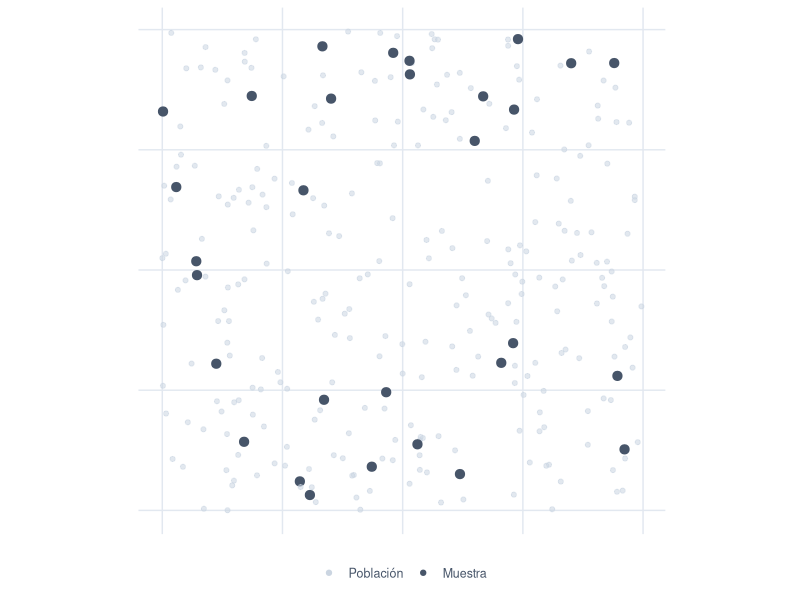
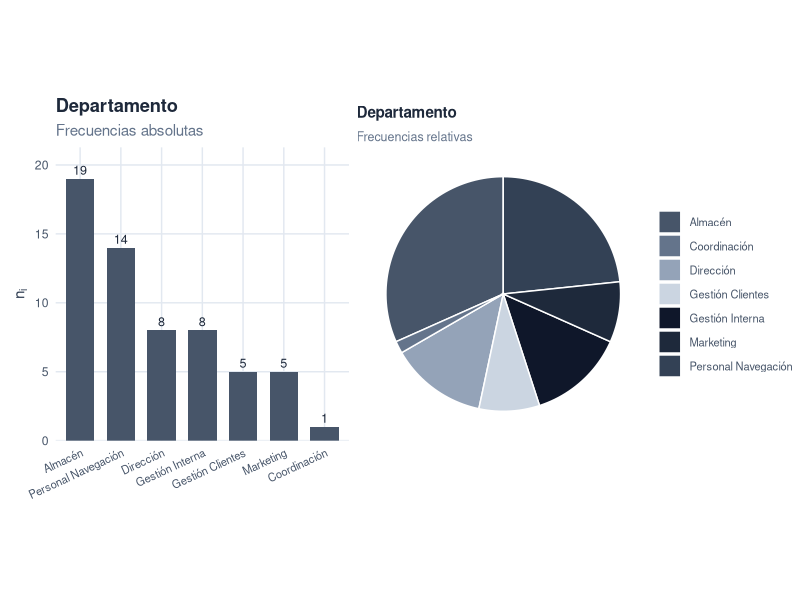
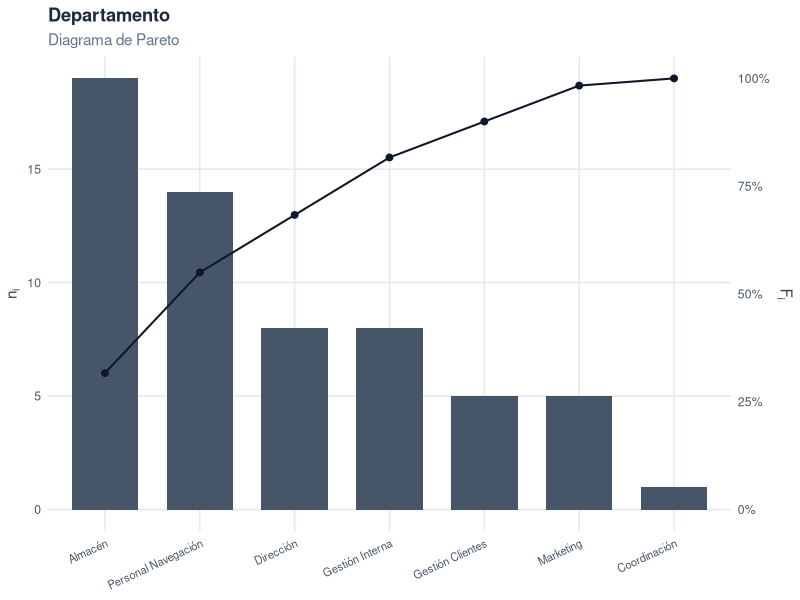
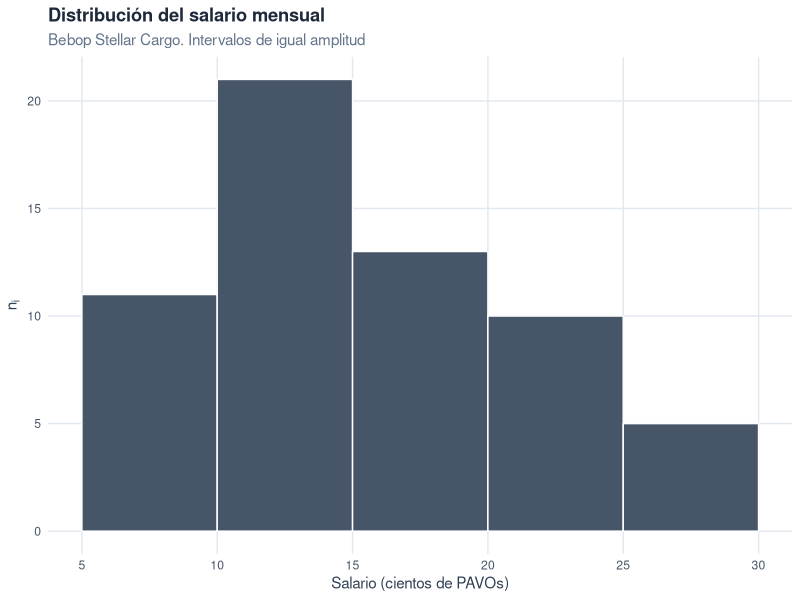
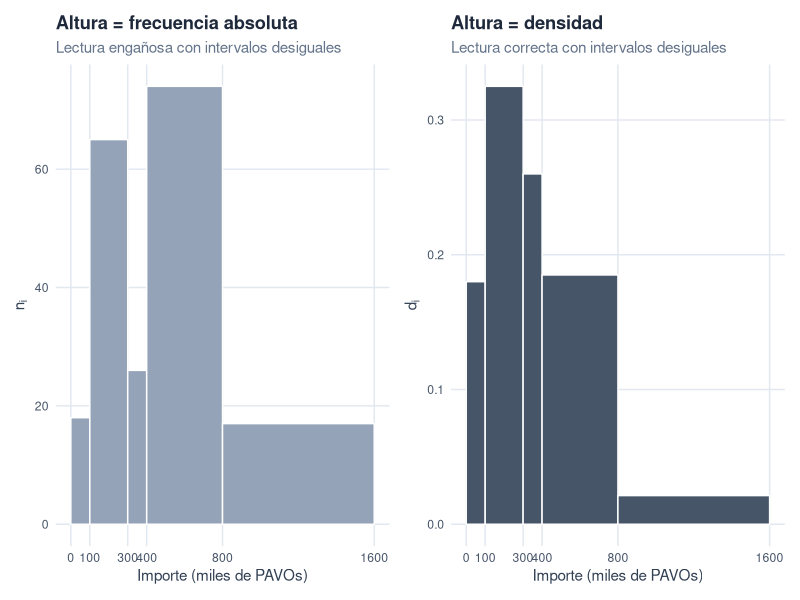

Generate these figures, in order, with R:
## ---- chunk 1
knitr::opts_chunk$set(
  echo       = FALSE,
  message    = FALSE,
  warning    = FALSE,
  fig.align  = "center",
  fig.width  = 6.5,
  fig.height = 4,
  dpi        = 200,
  out.width  = "100%"
)

library(dplyr)
library(tibble)
library(ggplot2)
library(forcats)
library(knitr)
library(kableExtra)
library(scales)
library(patchwork)

# Paleta sobria, coordinada con el color primario del libro (#475569).
pal_libro  <- c("#475569", "#64748b", "#94a3b8", "#cbd5e1",
                "#0f172a", "#1e293b", "#334155")
pal_acento <- "#475569"

# Tema ggplot consistente para todo el capítulo.
theme_libro <- function() {
  theme_minimal(base_size = 11) +
    theme(
      plot.title       = element_text(face = "bold", color = "#1e293b"),
      plot.subtitle    = element_text(color = "#64748b"),
      plot.caption     = element_text(color = "#94a3b8", size = 8),
      axis.title       = element_text(color = "#334155"),
      axis.text        = element_text(color = "#475569"),
      panel.grid.minor = element_blank(),
      panel.grid.major = element_line(color = "#e2e8f0"),
      legend.position  = "bottom",
      legend.title     = element_text(color = "#334155", size = 9),
      legend.text      = element_text(color = "#475569", size = 9)
    )
}
## ---- chunk 2
set.seed(42)
pob <- tibble(
  x = runif(300),
  y = runif(300)
) |>
  mutate(en_muestra = row_number() %in% sample(300, 30))

ggplot(pob, aes(x, y)) +
  geom_point(aes(color = en_muestra, size = en_muestra, alpha = en_muestra)) +
  scale_color_manual(values = c(`FALSE` = "#cbd5e1", `TRUE` = "#475569"),
                     labels = c("Población", "Muestra"),
                     name   = NULL) +
  scale_size_manual(values  = c(`FALSE` = 1.4, `TRUE` = 2.8), guide = "none") +
  scale_alpha_manual(values = c(`FALSE` = 0.55, `TRUE` = 1),  guide = "none") +
  coord_fixed() +
  labs(x = NULL, y = NULL) +
  theme_libro() +
  theme(axis.text = element_blank(), panel.grid = element_blank())
## ---- chunk 3
set.seed(1789)
n_emp <- 60

# Pool de nombres siguiendo la convención R-Stars:
# primer nombre del cine de ciencia ficción + apellido = género de ave (latín).
nombres_sf <- c("Spike", "Faye", "Jet", "Ed", "Vicious",
                "Luke", "Leia", "Han", "Rey", "Finn", "Poe", "Padmé",
                "Spock", "Data", "Picard", "Janeway", "Geordi",
                "Ripley", "Bishop", "Hicks", "Newt",
                "Deckard", "Roy", "Rachael",
                "Neo", "Trinity", "Morpheus",
                "Mal", "Zoe", "River", "Jayne",
                "Holden", "Naomi", "Amos", "Bobbie",
                "Starbuck", "Apollo", "Adama", "Kara",
                "Sarah", "Kyle", "John")

apellidos_aves <- c("Pyrrhula", "Tachyeres", "Bucephala", "Calidris",
                    "Diomedea", "Bubo", "Falco", "Phoenicopterus", "Larus",
                    "Hirundo", "Accipiter", "Psittacus", "Columba", "Corvus",
                    "Anas", "Cygnus", "Gallus", "Pavo", "Ardea", "Grus",
                    "Aquila", "Tinamus", "Tachybaptus", "Athene", "Strix",
                    "Spheniscus", "Apteryx", "Dromaius", "Ramphastos",
                    "Pelecanus", "Vultur", "Struthio", "Turdus", "Merula",
                    "Rhea", "Ara")

empresa <- tibble(
  id_empleado = sprintf("E%03d", seq_len(n_emp)),
  nombre = paste(sample(nombres_sf,      n_emp, replace = TRUE),
                 sample(apellidos_aves,  n_emp, replace = TRUE)),
  nivel_estudios = sample(
    c("Básicos", "Medios", "Universitarios"),
    n_emp, replace = TRUE, prob = c(0.20, 0.42, 0.38)
  ) |>
    factor(levels = c("Básicos", "Medios", "Universitarios"), ordered = TRUE),
  departamento = sample(
    c("Almacén", "Gestión Interna", "Gestión Clientes", "Personal Navegación",
      "Marketing", "Coordinación", "Dirección"),
    n_emp, replace = TRUE,
    prob = c(0.22, 0.16, 0.18, 0.20, 0.08, 0.06, 0.10)
  )
)

# Asignamos un salario coherente con el nivel de estudios.
empresa <- empresa |>
  mutate(
    salario = case_when(
      nivel_estudios == "Básicos"        ~ sample(c(8, 9, 10, 12),
                                                  n(), TRUE,
                                                  prob = c(0.25, 0.30, 0.30, 0.15)),
      nivel_estudios == "Medios"         ~ sample(c(10, 12, 15, 18),
                                                  n(), TRUE,
                                                  prob = c(0.20, 0.30, 0.35, 0.15)),
      nivel_estudios == "Universitarios" ~ sample(c(18, 20, 22, 25, 30),
                                                  n(), TRUE,
                                                  prob = c(0.20, 0.30, 0.25, 0.15, 0.10))
    )
  )
## ---- chunk 4
empresa |>
  head(6) |>
  select(`Cód.` = id_empleado, Nombre = nombre,
         `Salario` = salario, `N. Estudios` = nivel_estudios,
         Departamento = departamento) |>
  kable(
        align = "c") |>
  kable_styling(bootstrap_options = c("hover", "condensed"),
                full_width = FALSE,
                position = "center",
                font_size = 13)
## ---- chunk 5
frec_salario <- empresa |>
  count(salario, name = "n_i") |>
  arrange(salario) |>
  mutate(
    N_i = cumsum(n_i),
    f_i = n_i / sum(n_i),
    F_i = cumsum(f_i)
  )

frec_salario |>
  kable(
        col.names = c("$x_i$ (Salario)", "$n_i$", "$N_i$", "$f_i$", "$F_i$"),
        digits = c(0, 0, 0, 4, 4),
        align = "c",
        escape = FALSE) |>
  kable_styling(bootstrap_options = c("hover", "condensed"),
                full_width = FALSE,
                position = "center",
                font_size = 13)
## ---- chunk 6
frec_estudios <- empresa |>
  count(nivel_estudios, name = "n_i") |>
  arrange(nivel_estudios) |>
  mutate(
    N_i = cumsum(n_i),
    f_i = n_i / sum(n_i),
    F_i = cumsum(f_i)
  )

frec_estudios |>
  kable(
        col.names = c("$x_i$ (Nivel de estudios)", "$n_i$", "$N_i$",
                      "$f_i$", "$F_i$"),
        digits = c(NA, 0, 0, 4, 4),
        align = "c",
        escape = FALSE) |>
  kable_styling(bootstrap_options = c("hover", "condensed"),
                full_width = FALSE,
                position = "center",
                font_size = 13)
## ---- chunk 7
frec_departamento <- empresa |>
  count(departamento, name = "n_i") |>
  arrange(desc(n_i)) |>
  mutate(f_i = n_i / sum(n_i))

frec_departamento |>
  kable(
        col.names = c("$x_i$ (Departamento)", "$n_i$", "$f_i$"),
        digits = c(NA, 0, 4),
        align = "c",
        escape = FALSE) |>
  kable_styling(bootstrap_options = c("hover", "condensed"),
                full_width = FALSE,
                position = "center",
                font_size = 13)
## ---- chunk 8
cortes <- c(5, 10, 15, 20, 25, 30)

frec_int <- empresa |>
  mutate(intervalo = cut(salario, breaks = cortes,
                         include.lowest = TRUE, right = TRUE)) |>
  count(intervalo, name = "n_i") |>
  mutate(
    L_inf = head(cortes, -1),
    L_sup = tail(cortes, -1),
    x_i   = (L_inf + L_sup) / 2,
    c_i   = L_sup - L_inf,
    d_i   = n_i / c_i,
    f_i   = n_i / sum(n_i),
    N_i   = cumsum(n_i),
    F_i   = cumsum(f_i)
  ) |>
  select(Intervalo = intervalo, x_i, c_i, n_i, N_i, f_i, F_i, d_i)

frec_int |>
  kable(
        col.names = c("Intervalo", "$x_i$", "$c_i$", "$n_i$", "$N_i$",
                      "$f_i$", "$F_i$", "$d_i$"),
        digits = c(NA, 1, 0, 0, 0, 4, 4, 4),
        align = "c",
        escape = FALSE) |>
  kable_styling(bootstrap_options = c("hover", "condensed"),
                full_width = FALSE,
                position = "center",
                font_size = 13)
## ---- chunk 9
df_dep <- frec_departamento |>
  mutate(departamento = fct_reorder(departamento, n_i, .desc = TRUE))

g_barras <- ggplot(df_dep, aes(departamento, n_i)) +
  geom_col(fill = pal_acento, width = 0.7) +
  geom_text(aes(label = n_i), vjust = -0.4,
            color = "#1e293b", size = 3.2) +
  scale_y_continuous(expand = expansion(mult = c(0, 0.12))) +
  labs(title = "Departamento", subtitle = "Frecuencias absolutas",
       x = NULL, y = expression(n[i])) +
  theme_libro() +
  theme(axis.text.x = element_text(angle = 25, hjust = 1, size = 8))

g_sectores <- ggplot(frec_departamento,
                     aes(x = "", y = f_i, fill = departamento)) +
  geom_col(width = 1, color = "white") +
  coord_polar(theta = "y") +
  scale_fill_manual(values = pal_libro, name = NULL) +
  labs(title = "Departamento", subtitle = "Frecuencias relativas") +
  theme_void() +
  theme(
    plot.title      = element_text(face = "bold", color = "#1e293b", size = 11),
    plot.subtitle   = element_text(color = "#64748b", size = 9),
    legend.text     = element_text(color = "#475569", size = 8),
    legend.position = "right"
  )

g_barras + g_sectores
## ---- chunk 10
pareto <- frec_departamento |>
  arrange(desc(n_i)) |>
  mutate(
    F_i = cumsum(f_i),
    departamento = factor(departamento, levels = departamento)
  )

coef <- max(pareto$n_i)

ggplot(pareto, aes(departamento)) +
  geom_col(aes(y = n_i), fill = pal_acento, width = 0.7) +
  geom_line(aes(y = F_i * coef, group = 1),
            color = "#0f172a", linewidth = 0.7) +
  geom_point(aes(y = F_i * coef), color = "#0f172a", size = 2) +
  scale_y_continuous(
    name     = expression(n[i]),
    sec.axis = sec_axis(~ . / coef,
                        name   = expression(F[i]),
                        labels = scales::label_percent(accuracy = 1))
  ) +
  labs(title = "Departamento", subtitle = "Diagrama de Pareto",
       x = NULL) +
  theme_libro() +
  theme(axis.text.x = element_text(angle = 25, hjust = 1, size = 8))
## ---- chunk 11
ggplot(empresa, aes(salario)) +
  geom_histogram(breaks = cortes, closed = "right",
                 fill = pal_acento, color = "white") +
  scale_x_continuous(breaks = cortes) +
  labs(title    = "Distribución del salario mensual",
       subtitle = "Bebop Stellar Cargo. Intervalos de igual amplitud",
       x        = "Salario (cientos de PAVOs)",
       y        = expression(n[i])) +
  theme_libro()
## ---- chunk 12
set.seed(2025)
ventas <- tibble(
  cliente = sprintf("C%03d", 1:200),
  importe = round(pmin(rgamma(200, shape = 2, scale = 200), 1600), 0)
)

cortes_v <- c(0, 100, 300, 400, 800, 1600)

frec_ventas <- ventas |>
  mutate(intervalo = cut(importe, breaks = cortes_v,
                         include.lowest = TRUE, right = TRUE)) |>
  count(intervalo, name = "n_i") |>
  mutate(
    L_inf = head(cortes_v, -1),
    L_sup = tail(cortes_v, -1),
    x_i   = (L_inf + L_sup) / 2,
    c_i   = L_sup - L_inf,
    d_i   = n_i / c_i
  )

frec_ventas |>
  select(Intervalo = intervalo, n_i, c_i, x_i, d_i) |>
  kable(
        col.names = c("Intervalo", "$n_i$", "$c_i$", "$x_i$", "$d_i$"),
        digits = c(NA, 0, 0, 1, 4),
        align = "c",
        escape = FALSE) |>
  kable_styling(bootstrap_options = c("hover", "condensed"),
                full_width = FALSE,
                position = "center",
                font_size = 13)
## ---- chunk 13
g_mal <- ggplot(frec_ventas,
                aes(xmin = L_inf, xmax = L_sup,
                    ymin = 0, ymax = n_i)) +
  geom_rect(fill = "#94a3b8", color = "white") +
  scale_x_continuous(breaks = cortes_v) +
  labs(title    = "Altura = frecuencia absoluta",
       subtitle = "Lectura engañosa con intervalos desiguales",
       x        = "Importe (miles de PAVOs)",
       y        = expression(n[i])) +
  theme_libro()

g_bien <- ggplot(frec_ventas,
                 aes(xmin = L_inf, xmax = L_sup,
                     ymin = 0, ymax = d_i)) +
  geom_rect(fill = pal_acento, color = "white") +
  scale_x_continuous(breaks = cortes_v) +
  labs(title    = "Altura = densidad",
       subtitle = "Lectura correcta con intervalos desiguales",
       x        = "Importe (miles de PAVOs)",
       y        = expression(d[i])) +
  theme_libro()

g_mal + g_bien
